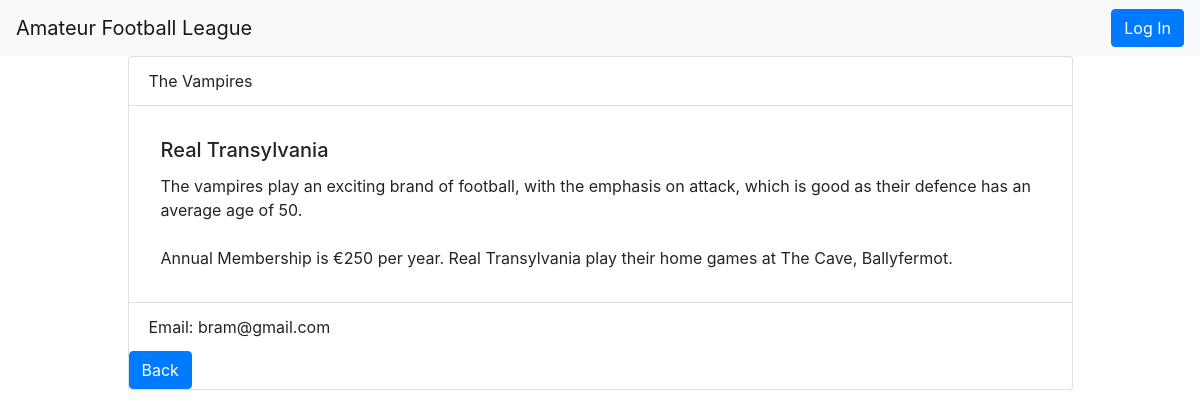
/division/Premier Division North/teams/Real Transylvania/teamDetails, run on the app's committed database.
### db_setup.py (models this page shows, shortened)
class Team(Base):
    __tablename__ = 'team'
    id = Column(Integer, primary_key = True)
    name = Column(String(80), nullable = False)
    nickname = Column(String(80))
    membership = Column(Integer, nullable = False)
    email = Column(String(80))
    home = Column(String(100))
    description = Column(String(500))
    division_id = Column(Integer, ForeignKey('division.id'))
    division = relationship(Division)
    user_id = Column(Integer, ForeignKey('user.id'))
    user = relationship(User)

### application.py (the view)
@app.route('/division/<path:division_name>')
@app.route('/division/<path:division_name>/teams')
def showTeams(division_name):
    try:
        session = newSession()
        division = session.query(Division).filter_by(name = division_name).one()
        teams = session.query(Team).filter_by(division_id = division.id)
        divisions = session.query(Division).order_by(Division.rank).all()
        if loggedIn(): # can create a new team if logged in
            return render_template('teams.html', teams = teams, division = division, divisions = divisions)
        else:
            return render_template('publicTeams.html', teams = teams, division = division, divisions = divisions)
    finally:
        session.close()

### application.py (called while the page is built)
def newSession():
    DBSession = sessionmaker(bind=engine)
    session = DBSession()
    return session

@app.route('/division/<path:division_name>/teams/<path:team_name>/teamDetails')
def showTeamDetails(division_name, team_name):
    session = newSession()
    team = session.query(Team).filter_by(name = team_name).one()
    if login_session.get('user_id') == team.user_id: # can edit/delete depending on auth
        return render_template('teamDetails.html', team = team, division_name = division_name)
    else:
        return render_template('publicTeamDetails.html', team = team, division_name = division_name)

### templates/publicTeamDetails.html (shortened to what this page needs)
{% extends 'teamDetails.html' %}
{% block main %}
{{super()}}
{% endblock %}

### templates/teamDetails.html (shortened to what this page needs)
{% extends 'divisions.html' %}
{% block main %}
  <div class="card-header bg-transparent">{{team.nickname}}</div>
  <div class="card-body">
    <h5 class="card-title">{{team.name}}</h5>
    <p class="card-text">  {{team.description}}<br><br>Annual Membership is €{{team.membership}} per year.  {{team.name}} play their home games at {{team.home}}.</p>
  </div>
  <div class="card-footer bg-transparent">Email: {{team.email}}</div>
  <div class='row'>
      <div class='col-2'>
          <a class='btn btn-primary' role='button' href = {{url_for('showTeams', division_name = division_name)}}>Back</a>
      </div>
    </div>
  </div>
{% endblock %}

### static/style.css (style rules this page uses)
.card-body { padding-top: 2em; padding-bottom: 2em; padding-left: 2em; padding-right: 2em; }

### data on the page
Team: nickname "The Vampires", name "Real Transylvania", description "The vampires play an exciting brand of football, with the emphasis on attack, which is good as their defence has an average age of 50.", membership "250", home "The Cave, Ballyfermot", email "bram@gmail.com"
